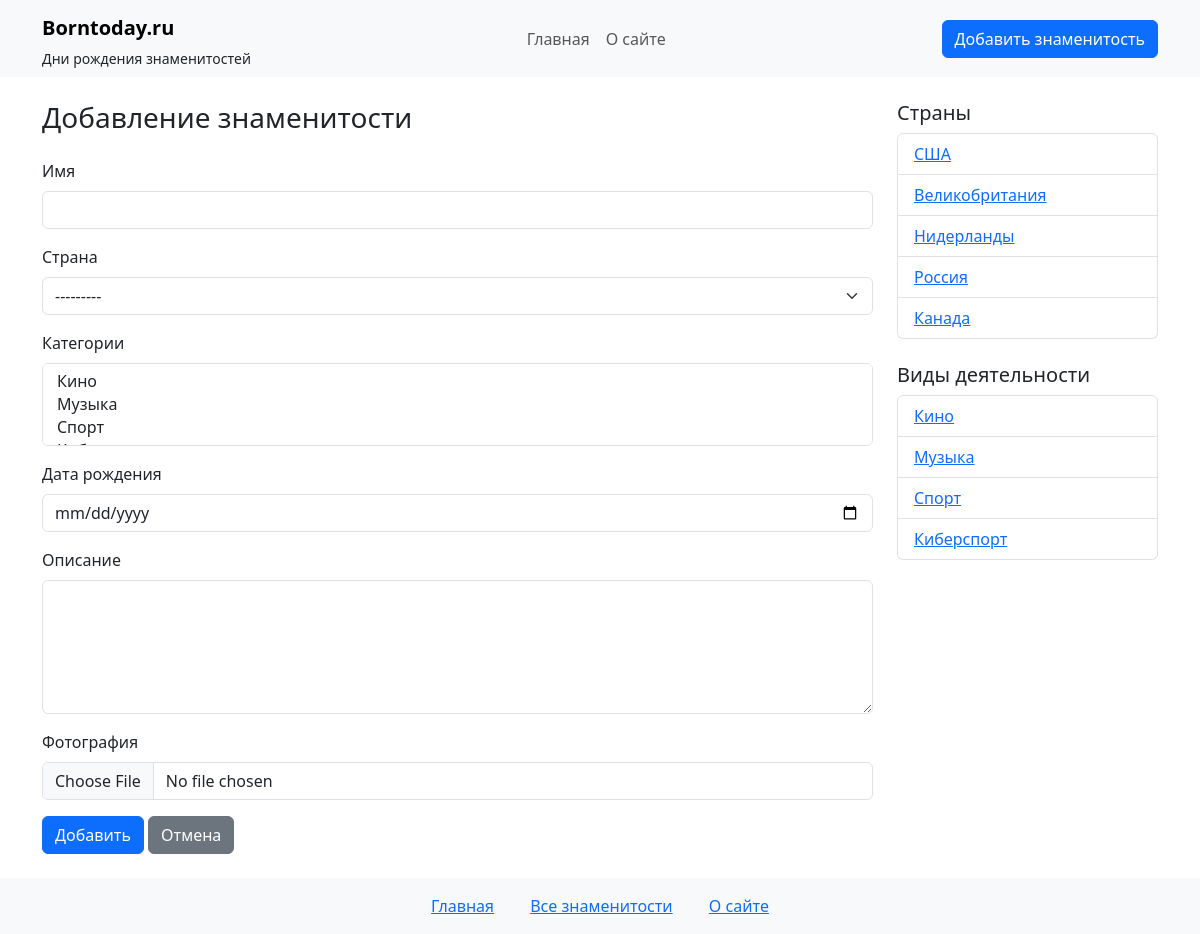
Screenshot of /add/ with the database file from the repository.
### star/models.py (models this page shows, shortened)
class Country(models.Model):
   name = models.CharField(max_length=100)  # Название страны
   slug = models.SlugField(max_length=255, blank=True, unique=False, db_index=True, verbose_name="URL")
   class Meta:
       verbose_name = 'Страна'
       verbose_name_plural = 'Страны'
   def __str__(self):
       return self.name

class Category(models.Model):
    title = models.CharField(max_length=100)  # Название категории
    slug = models.SlugField(max_length=255, blank=True, db_index=True, verbose_name="URL")
    class Meta:
        verbose_name = 'Категория'
        verbose_name_plural = 'Категории'
    def __str__(self):
        return self.title

### star/views.py (the view)
# urls.py: path('add/', views.add_star, name='add_star'),  # Добавление знаменитости
def add_star(request):
    if request.method == 'POST':
        form = StarForm(request.POST, request.FILES)
        if form.is_valid():
            star = form.save(commit=False)
            star.is_published = True
            star.save()
            form.save_m2m()  # Сохраняем связи many-to-many
            messages.success(request, f'Знаменитость "{star.name}" успешно добавлена!')
            return redirect('star_detail', slug=star.slug)
    else:
        form = StarForm()
    countries = Country.objects.all()
    categories = Category.objects.all()
    context = {
        'form': form,
        'title': 'Добавление знаменитости',
        'star_countries': countries,
        'star_categories': categories,
    }
    return render(request, 'star/add-star.html', context)

### star/forms.py
class StarForm(forms.ModelForm):
   class Meta:
       model = Star
       fields = ['name', 'country', 'categories', 'birth_date', 'content', 'photo']
       widgets = {
           'name': forms.TextInput(attrs={'class': 'form-control'}),
           'country': forms.Select(attrs={'class': 'form-select'}),
           'categories': forms.SelectMultiple(attrs={'class': 'form-select', 'size': '3'}),
           'birth_date': forms.DateInput(attrs={'class': 'form-control', 'type': 'date'}),
           'content': forms.Textarea(attrs={'class': 'form-control', 'rows': 5}),
           'photo': forms.FileInput(attrs={'class': 'form-control'}),
       }

### star/templates/star/add-star.html (shortened to what this page needs)
{% extends 'star/base.html' %}
{% block content %}
<h3 class="mb-4">{{ title }}</h3>
<form method="post" enctype="multipart/form-data">
    {% for field in form %}
    <div class="mb-3">
        <label for="{{ field.id_for_label }}" class="form-label">{{ field.label }}</label>
        {{ field }}
    </div>
    {% endfor %}
    <button type="submit" class="btn btn-primary">Добавить</button>
    <a href="{% url 'star_index' %}" class="btn btn-secondary">Отмена</a>
</form>
{% endblock %}

### star/templates/star/sidebar.html
<div class="col-md-3">
 <h5>Страны</h5>
 <ul class="list-group mb-4">
   {% for country in star_countries %}
   <li class="list-group-item">
     <a href="{% url 'stars_by_country' country.slug %}">{{country.name}}</a>
   </li>
   {% endfor %}
 </ul>
 <h5>Виды деятельности</h5>
 <ul class="list-group">
   {% for cat in star_categories %}
   <li class="list-group-item">
     <a href="{% url 'stars_by_category' cat.slug %}">{{ cat.title }}</a>
   </li>
   {% endfor %}
 </ul>
</div>

### rows the page displays
Country: name "США"
Country: name "Великобритания"
Country: name "Нидерланды"
Country: name "Россия"
Country: name "Канада"
Category: title "Кино"
Category: title "Музыка"
Category: title "Спорт"
Category: title "Киберспорт"

### other values shown
{{ title }} "Добавление знаменитости"
{{ field.label }} "Имя" "Страна" "Категории" "Дата рождения" "Описание" "Фотография"
